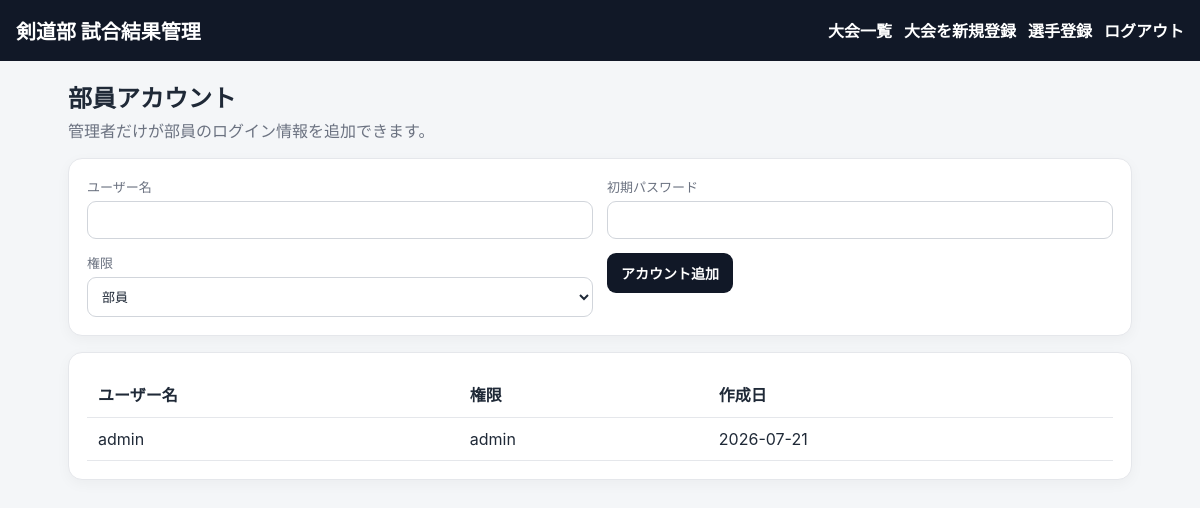
The app's page /users (signed in) with its own data.
### main.py (models this page shows)
class Base(DeclarativeBase):
    pass

class User(Base):
    __tablename__ = "users"
    id: Mapped[int] = mapped_column(primary_key=True)
    username: Mapped[str] = mapped_column(String(80), unique=True, index=True)
    password_hash: Mapped[str] = mapped_column(String(255))
    role: Mapped[str] = mapped_column(String(20), default="member")
    created_at: Mapped[datetime] = mapped_column(DateTime, default=datetime.utcnow)

### main.py (the view)
@app.get("/users", response_class=HTMLResponse)
def users_page(
    request: Request, db: Session = Depends(get_db), user: User = Depends(require_user)
):
    if user.role != "admin":
        return RedirectResponse("/", status_code=303)
    users = db.scalars(select(User).order_by(User.username)).all()
    return render("users.html", request=request, user=user, users=users)

### templates/users.html
{% extends "base.html" %}
{% block content %}
<div class="page-head"><div><h2>部員アカウント</h2><p>管理者だけが部員のログイン情報を追加できます。</p></div></div>
<section class="card">
<form method="post" action="/users" class="grid">
  <label>ユーザー名<input name="username" required></label>
  <label>初期パスワード<input type="password" name="password" required></label>
  <label>権限<select name="role"><option value="member">部員</option><option value="admin">管理者</option></select></label>
  <div class="align-end"><button class="primary">アカウント追加</button></div>
</form>
</section>
<section class="card">
<table>
<thead><tr><th>ユーザー名</th><th>権限</th><th>作成日</th></tr></thead>
<tbody>{% for item in users %}<tr><td>{{ item.username }}</td><td>{{ item.role }}</td><td>{{ item.created_at.strftime("%Y-%m-%d") }}</td></tr>{% endfor %}</tbody>
</table>
</section>
{% endblock %}

### static/style.css (style rules this page uses)
:root { --bg: #f4f6f8; --card: #ffffff; --text: #1f2937; --muted: #6b7280; --line: #d1d5db; --accent: #111827; --danger: #b91c1c; }
* { box-sizing: border-box; }
body { margin: 0; background: var(--bg); color: var(--text); font-family: -apple-system, BlinkMacSystemFont, "Segoe UI", "Hiragino Kaku Gothic ProN", "Yu Gothic", Meiryo, sans-serif; }
h2, h3 { margin-top: 0; }
.card { margin-bottom: 16px; padding: 18px; background: var(--card); border: 1px solid #e5e7eb; border-radius: 14px; box-shadow: 0 4px 14px rgba(0, 0, 0, 0.04); }
.page-head, .section-head { display: flex; justify-content: space-between; align-items: center; gap: 15px; margin-bottom: 16px; }
.page-head h2, .page-head p { margin: 0; }
.page-head p { margin-top: 4px; color: var(--muted); }
button, .button { display: inline-block; padding: 10px 14px; border: 0; border-radius: 9px; font-size: 14px; font-weight: 700; text-decoration: none; cursor: pointer; transition: background-color 0.2s ease, color 0.2s ease, transform 0.2s ease, box-shadow 0.2s ease; }
.primary { background: var(--accent); color: #ffffff; }
.grid { display: grid; grid-template-columns: repeat(2, minmax(0, 1fr)); gap: 14px; }
label { display: grid; gap: 5px; color: var(--muted); font-size: 13px; }
input, select, textarea { width: 100%; padding: 10px; border: 1px solid var(--line); border-radius: 9px; background: #ffffff; color: var(--text); font: inherit; }
table { width: 100%; border-collapse: collapse; }
th, td { padding: 11px; border-bottom: 1px solid #e5e7eb; text-align: left; white-space: nowrap; }

### records on screen
User: username "admin", role "admin", created_at "2026-07-21"
